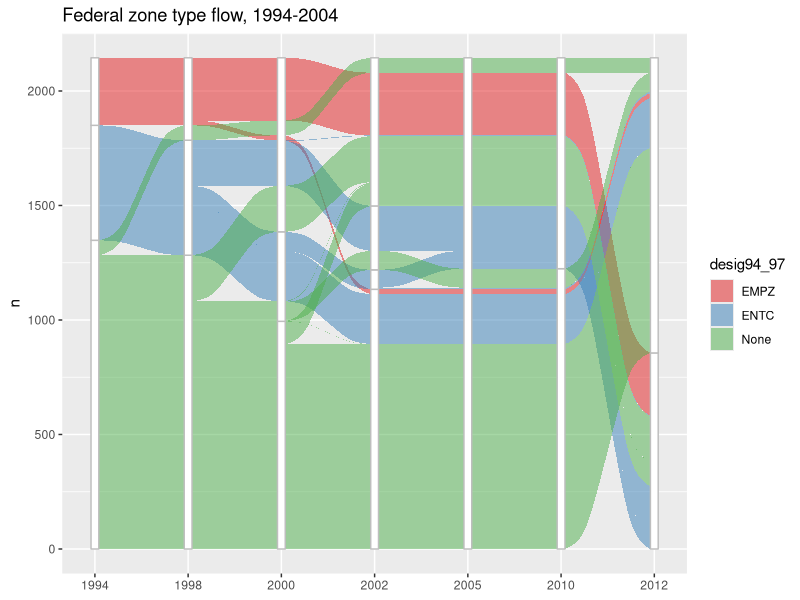

Reproduce this figure in R.
# import and restructure period designations
fed <- read.csv('Empowerment_Zones_and_Enterprise_Communities.csv')

#would like this to be a matrix not a bunch of vars, but maybe need to create the vars and reshape after
#fed$designation[i] <- matrix(nrow=2, ncol=7)
#rownames(fed$designation) <- vector("Primary", "Secondary")
#colnames(fed$designation) <- vector("1994-1997, 1998-1999", "2000-2001", "2002-2004", "2005-2009", "2010-2011", "2012-2017")

fed$desig94_97 <- NA
fed$desig98_99 <- NA
fed$desig00_01 <- NA
fed$desig02_04 <- NA
fed$desig05_09 <- NA
fed$desig10_11 <- NA
fed$desig12_17 <- NA

fed$desB94_97 <- NA
fed$desB98_99 <- NA
fed$desB00_01 <- NA
fed$desB02_04 <- NA
fed$desB05_09 <- NA
fed$desB10_11 <- NA
fed$desB12_17 <- NA

for(i in 1:nrow(fed)) {
  
  # Set 94-97
  if (fed$PERIODA[i] == "Atlanta Empowerment Zone" |
      fed$PERIODA[i] == "Empowerment Zone (Round I)") {
        fed$desig94_97[i] <- "EMPZ"
        if (fed$PERIODA[i] == "Atlanta Empowerment Zone") {
          fed$desB94_97[i] <- "ATL"
        } else {
          fed$desB94_97[i] <- "None"
        }
  } else if (fed$PERIODA[i] == "Enhanced Enterprise Community (Round I)" |
             fed$PERIODA[i] == "Enterprise Community (Round I)") {
      fed$desig94_97[i] <- "ENTC" 
      if (fed$PERIODA[i] == "Enhanced Enterprise Community (Round I)") {
        fed$desB94_97[i] <- "ENH"
      } else {
        fed$desB94_97[i] <- "None"
      }
  } else if (fed$PERIODA[i] == "None") {
      fed$desig94_97[i] <- "None"
      fed$desB94_97[i] <- "None"
  }

  # Set 98-99
  if (fed$PERIODB[i] == "DC Enterprise Zone beginning 1-1-1998") {
      fed$desig98_99[i] <- "EMPZ" 
      fed$ desB98_99[i] <- "DC"
  } else {
      fed$desig98_99[i] <- fed$desig94_97[i]
      fed$desB98_99[i] <- fed$desB94_97[i]
  }
  
  if (is.na(fed$desig94_97[i]) |
      is.na(fed$desB94_97[i]) |
      is.na(fed$desig98_99[i]) |
      is.na(fed$desB98_99[i])) {
        print(i)
  }
  
  # Set 00-01
  if (fed$PERIODB[i] == "Atlanta Empowerment Zone" |
      fed$PERIODB[i] == "DC Enterprise Zone beginning 1-1-1998" |
      fed$PERIODB[i] == "Empowerment Zone (Round I)" |
      fed$PERIODB[i] == "Empowerment Zone (Round I) Beginning Jan. 1, 2000" |
      fed$PERIODB[i] == "Empowerment Zone (Round I) Beginning Jan. 1, 2000; Enterprise Community (Round I)" |
      fed$PERIODB[i] == "Empowerment Zone (Round II)" |
      fed$PERIODB[i] == "Empowerment Zone (Round II); Enhanced Enterprise Community (Round I)" |
      fed$PERIODB[i] == "Empowerment Zone (Round II); Enterprise Community (Round I)" )  {
        fed$desig00_01[i] <- "EMPZ"
        if (fed$PERIODB[i] == "Atlanta Empowerment Zone") {
              fed$desB00_01[i] <- "ATL"
        } else if (fed$PERIODB[i] == "DC Enterprise Zone beginning 1-1-1998") {
              fed$desB00_01[i] <- "DC"
        } else {
              fed$desB00_01[i] <- "None"
        }
        
        if (fed$PERIODB[i] == "Empowerment Zone (Round II); Enhanced Enterprise Community (Round I)" |
            fed$PERIODB[i] == "Empowerment Zone (Round II); Enterprise Community (Round I)") {
          if (fed$desig98_99[i] != "ENTC") {
            print(paste("line ", i, " has A-B ENTC mismatch"))
          }
          if (fed$PERIODB[i] == "Empowerment Zone (Round II); Enhanced Enterprise Community (Round I)" &
              fed$desB98_99[i] != "ENH") {
                print(paste("line", i, "has A-B ENHANCED subdes mismatch"))
          }
        }
  } else if (fed$PERIODB[i] == "Enterprise Community (Round I)"|
             fed$PERIODB[i] == "Enterprise Community (Round II)") {
      fed$desig00_01[i] <- "ENTC"
      fed$desB00_01[i] <- "None"   
  } else {
      fed$desig00_01[i] <- "None"
      fed$desB00_01[i] <- "None"
  }

  # Set 02-04
  if (fed$PERIODC[i] == "DC Enterprise Zone ending 12-31-09" |
      fed$PERIODC[i] == "Empowerment Zone (Round I)" |
      fed$PERIODC[i] == "Empowerment Zone (Round II)" |
      fed$PERIODC[i] == "Empowerment Zone (Round III)" |
      fed$PERIODC[i] == "Empowerment Zone (Round III); Enterprise Community (Round II)" )  {
        fed$desig02_04[i] <- "EMPZ"
        if (fed$PERIODC[i] == "DC Enterprise Zone ending 12-31-09") {
          fed$desB02_04[i] <- "DC"
        } else {
          fed$desB02_04[i] <- "None"
        }
        if (fed$PERIODC[i] == "Empowerment Zone (Round III); Enterprise Community (Round II)") {
          if (fed$desig00_01[i] != "ENTC") {
            print(paste("line ", i, " has B-C ENTC mismatch"))
          }
        }
  } else if (fed$PERIODC[i] == "Enhanced Enterprise Community (Round I) Ending 12-31-04; Empowerment Zone (Round II)" |
             fed$PERIODC[i] == "Enterprise Community (Round I) Ending 12-31-04; Empowerment Zone (Round I)" |
             fed$PERIODC[i] == "Enterprise Community (Round I) Ending 12-31-04; Empowerment Zone (Round II)" |
             fed$PERIODC[i] == "Enterprise Community (Round I) Ending 12-31-04; Empowerment Zone (Round III)" |
             fed$PERIODC[i] == "Enterprise Community (Round II)") {
        fed$desig02_04[i] <- "ENTC"
        if (fed$PERIODC[i] == "Enhanced Enterprise Community (Round I) Ending 12-31-04; Empowerment Zone (Round II)") {
          fed$desB02_04[i] <- "ENH"
        }
  } else if (fed$PERIODC[i]=="Renewal Community" | fed$PERIODC[i]=="Atlanta Renewal Community") {
      fed$desig02_04[i] <- "RC"
      if (fed$PERIODC[i]=="Atlanta Renewal Community") {
        fed$desB02_04[i] <- "ATL"
      } else {
        fed$desB02_04[i] <- "None"
      }
  } else {
      fed$desig02_04[i] <- "None"
      fed$desB02_04[i] <- "None"
  }
  
  # Set 10-11
  if (fed$PERIODD[i] == "DC Enterprise Zone" |
      fed$PERIODD[i] == "Empowerment Zone (Round I)" |
      fed$PERIODD[i] == "Empowerment Zone (Round II)" |
      fed$PERIODD[i] == "Empowerment Zone (Round III)" )  {
        fed$desig10_11[i] <- "EMPZ"
        if (fed$PERIODC[i] == "DC Enterprise Zone") {
          fed$desB10_11[i] <- "DC"
        } else {
          fed$desB10_11[i] <- "None"
        }
      
  } else {
    fed$desig10_11[i] <- "None"
    fed$desB10_11[i] <- "None"
    }
  
  # Set 12-17
  if (fed$PERIODD[i] == "Empowerment Zone (Round I)" |
      fed$PERIODD[i] == "Empowerment Zone (Round II)" |
      fed$PERIODD[i] == "Empowerment Zone (Round III)" )  {
    fed$desig12_17[i] <- "Retro EMPZ"
    fed$desB12_17[i] <- "None"
  } else {
    fed$desig12_17[i] <- "None"
    fed$desB12_17[i] <- "None"
  }
}

#zones <- aggregate(fed, by=list(fed$FULLNAME), FUN = return)
zoneranks <- c("EMPZ", "Retro EMPZ", "ENTC", "RC", "None")
levels(fed$desig94_97) <- zoneranks
levels(fed$desig98_99) <- zoneranks
levels(fed$desig00_01) <- zoneranks
levels(fed$desig02_04) <- zoneranks
levels(fed$desig05_09) <- zoneranks
levels(fed$desig10_11) <- zoneranks
levels(fed$desig12_17) <- zoneranks


# Generate alluvial diagram
library(ggplot2)
library(ggalluvial)
library(tidyverse)

fed %>%
  group_by(desig94_97, desig98_99, desig00_01, desig02_04, desig05_09, desig10_11, desig12_17) %>%
  count()  %>%
#  is_alluvia_form(axes = 1:4, silent = TRUE)
  ggplot(aes(y = n, axis1=desig94_97, axis2=desig98_99, axis3=desig00_01, axis4=factor(desig02_04, levels=c("EMPZ", "ENTC", "RC", "None")), axis5=desig05_09, axis6=desig10_11, axis7=desig12_17) )+ 
           geom_alluvium(aes(fill = desig94_97), width=1/12) + 
           geom_stratum(width = 1/12, fill=alpha(0.5), color="grey") + 
           geom_label(stat = "stratum", label.strata = TRUE) + 
           scale_x_discrete(limits = c("1994", "1998", "2000", "2002", "2005", "2010", "2012"), expand = c(.05, .05)) +
           scale_fill_brewer(type="qual", palette = "Set1") + 
           ggtitle("Federal zone type flow, 1994-2004")